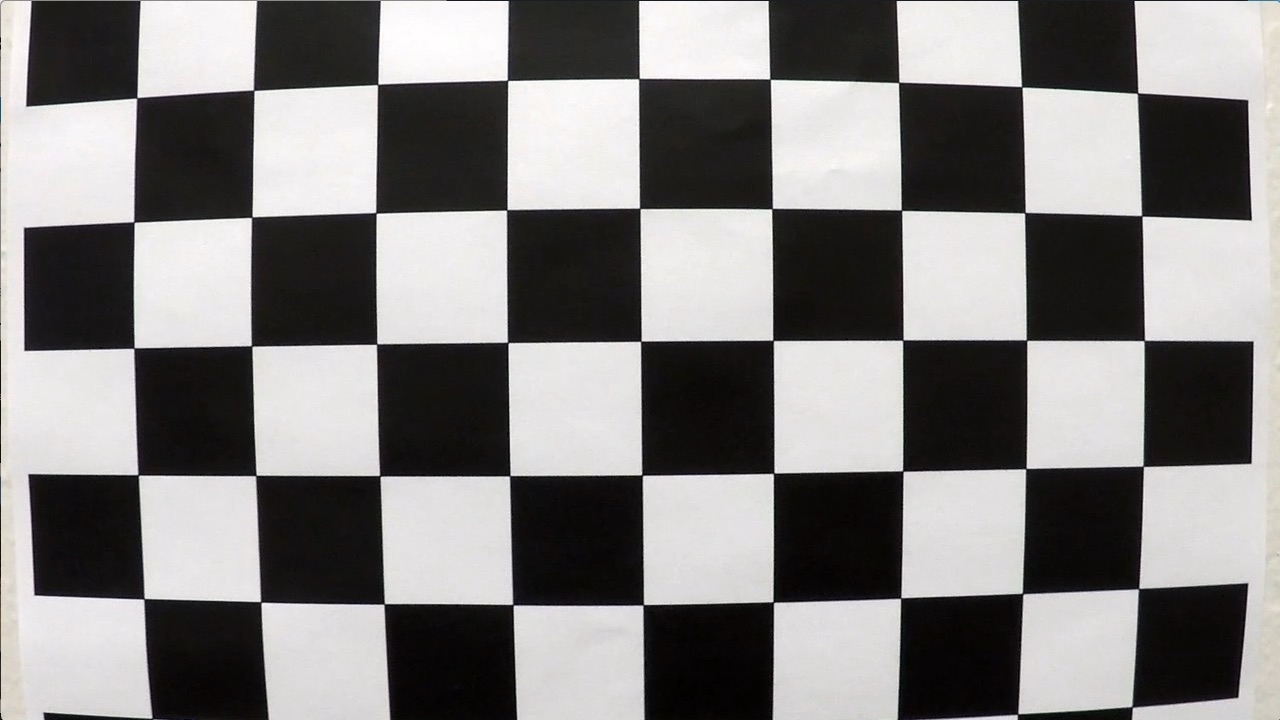
#> input picture camera_cal/calibration1.jpg, 1280 x 720 px; its folder holds only this picture in this run
$ jupyter execute --allow-errors Lane_Finding.ipynb   (shell and % lines are left out)   (older library calls are emulated)
#> lines starting #> are read from the running program, lines starting #| are printed output that depends on the picture; after the words box and inside, x2 and y2 are one past the last pixel; in counts of white or black regions, pixels touching at a corner belong together
# Camera calibration

[cell 1]
import numpy as np
import cv2
import glob
import matplotlib.pyplot as plt
import pickle

# prepare object points, like (0,0,0), (1,0,0), (2,0,0) ....,(6,5,0)
nx = 9
ny = 6
objp = np.zeros((nx*ny,3), np.float32)
objp[:,:2] = np.mgrid[0:nx, 0:ny].T.reshape(-1,2)

# Arrays to store object points and image points from all the images.
objpoints = [] # 3d points in real world space
imgpoints = [] # 2d points in image plane.

# Make a list of calibration images
images = glob.glob('camera_cal/calibration*.jpg')

# Step through the list and search for chessboard corners
for idx, fname in enumerate(images):
    img = cv2.imread(fname)
#> img is the input picture: shape (720, 1280, 3); mean B, G, R 127.8, 128.4, 130.1
    gray = cv2.cvtColor(img, cv2.COLOR_BGR2GRAY)

    # Find the chessboard corners
    ret, corners = cv2.findChessboardCorners(gray, (nx,ny), None)
#> ret = False; corners = None

    # If found, add object points, image points
    if ret == True:
        objpoints.append(objp)
        imgpoints.append(corners)

        # Draw and display the corners
        cv2.drawChessboardCorners(img, (nx,ny), corners, ret)
        write_name = 'camera_cal/corners_found'+str(idx)+'.jpg'
        cv2.imwrite(write_name, img)
        print("processed "+fname)

# save the parameter for future use
#> (the rest of this cell did not finish here and is left out)

# Setup

[cell 2]
# load modules and files
# setup global variables like file paths
# load camera calibration matrix and distortion coefficients
import pickle
import glob
import numpy as np
import cv2
import matplotlib.pyplot as plt
import matplotlib.image as mpimg
import os
from os.path import join
print("modules loaded")

# load camera calibration matrix and distortion coefficients
# for image undistortion
with open("cal_cam.p", "rb") as file:
#> (reads cal_cam.p from the repository)
    cal_cam = pickle.load(file)
    ret = cal_cam['ret']
    mtx = cal_cam['mtx']
    dist = cal_cam['dist']
    rvecs = cal_cam['rvecs']
    tvecs = cal_cam['tvecs']

print("finished")

# Distortion correction

[cell 3]
# input a image
# output undistorted image
def distortion_correction(img, mtx, dist):
    undist = cv2.undistort(img, mtx, dist, None, mtx)
    return undist

print("finish")

[cell 4]
# test case
images = glob.glob('test_images/test*.jpg')
for idx, fname in enumerate(images):
    img = cv2.imread(fname)
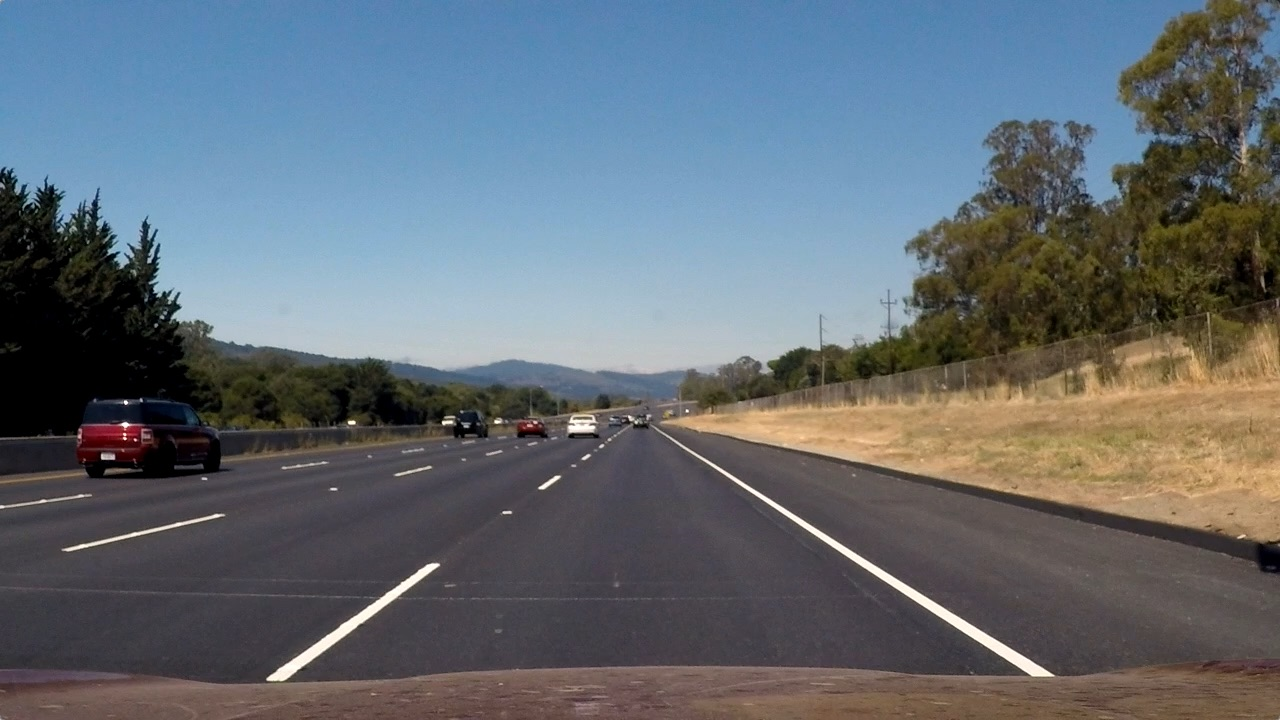
#> input picture test_images/test08.jpg, 1280 x 720 px
#> img is the input picture: shape (720, 1280, 3); mean B, G, R 115.1, 107.7, 99.4
    print("processing "+fname)
    wname = "test_images/undist_"+str(idx+1)+".jpg"
    undist = distortion_correction(img, mtx, dist)
    cv2.imwrite(wname, undist)

# Perspective transform

[cell 5]
# input a color or gray scale image of the road (1280*720)
# output the bird_view the road, for finding lane line
# if reverse = True, it converts bird view image back to original perspective
def warper(img, reverse = False):
    xsize = img.shape[1]
    ysize = img.shape[0]

    # set up box boundary
    xmid = xsize/2 # middle point
    upper_margin = 85 # upper width
    lower_margin = 490 # lower width
    upper_bound = 460 # upper value of y
    lower_bound = 670 # bottom value of y
    dst_margin = 450 # bird view width

    # source points
    p1_src = [xmid - lower_margin, lower_bound]
    p2_src = [xmid - upper_margin, upper_bound]
    p3_src = [xmid + upper_margin, upper_bound]
    p4_src = [xmid + lower_margin,lower_bound]
    src = np.array([p1_src, p2_src, p3_src, p4_src], dtype=np.float32)

    # distination points
    p1_dst = [xmid - dst_margin, ysize]
    p2_dst = [xmid - dst_margin, 0]
    p3_dst = [xmid + dst_margin, 0]
    p4_dst = [xmid + dst_margin, ysize]
    dst = np.array([p1_dst, p2_dst, p3_dst, p4_dst], dtype=np.float32)

    if(not reverse):
        # if we need to change to bird view
        # given src and dst points, calculate the perspective transform matrix
        M = cv2.getPerspectiveTransform(src, dst)
    else:
        # else switch src and dst, change back from bird view
        M = cv2.getPerspectiveTransform(dst, src)
    # Warp the image using OpenCV warpPerspective()
    warped = cv2.warpPerspective(img, M, (img.shape[1], img.shape[0]), cv2.INTER_LINEAR)
    return warped

print("loaded")

[cell 6]
# test case
img = mpimg.imread("test_images/test08.jpg")
print("image shape: ", img.shape)
#| image shape:  (720, 1280, 3)

xsize = img.shape[1]
#> xsize = 1280
ysize = img.shape[0]
#> ysize = 720

xmid = xsize/2
#> xmid = 640
upper_margin = 85
lower_margin = 490
upper_bound = 460
lower_bound = 670
dst_margin = 450

p1_src = [xmid - lower_margin, lower_bound]
#> p1_src = [150, 670]
p2_src = [xmid - upper_margin, upper_bound]
#> p2_src = [555, 460]
p3_src = [xmid + upper_margin, upper_bound]
#> p3_src = [725, 460]
p4_src = [xmid + lower_margin,lower_bound]
#> p4_src = [1130, 670]
src = np.array([p1_src, p2_src, p3_src, p4_src], dtype=np.float32)
src_draw = np.array([p1_src, p2_src, p3_src, p4_src], dtype=np.int32)

p1_dst = [xmid - dst_margin, ysize]
#> p1_dst = [190, 720]
p2_dst = [xmid - dst_margin, 0]
#> p2_dst = [190, 0]
p3_dst = [xmid + dst_margin, 0]
p4_dst = [xmid + dst_margin, ysize]
dst = np.array([p1_dst, p2_dst, p3_dst, p4_dst], dtype=np.float32)
dst_draw = np.array([p1_dst, p2_dst, p3_dst, p4_dst], dtype=np.int32)

src_draw = src_draw.reshape((-1,1,2))
dst_draw = dst_draw.reshape((-1,1,2))

undist = distortion_correction(img, mtx, dist)
warped = warper(undist)

cv2.polylines(undist,[src_draw],True,(0,255,255),thickness=5)
#> undist: shape (720, 1280, 3); mean R, G, B 99.1, 111.9, 119.5
cv2.polylines(warped,[dst_draw],True,(0,255,255),thickness=5)
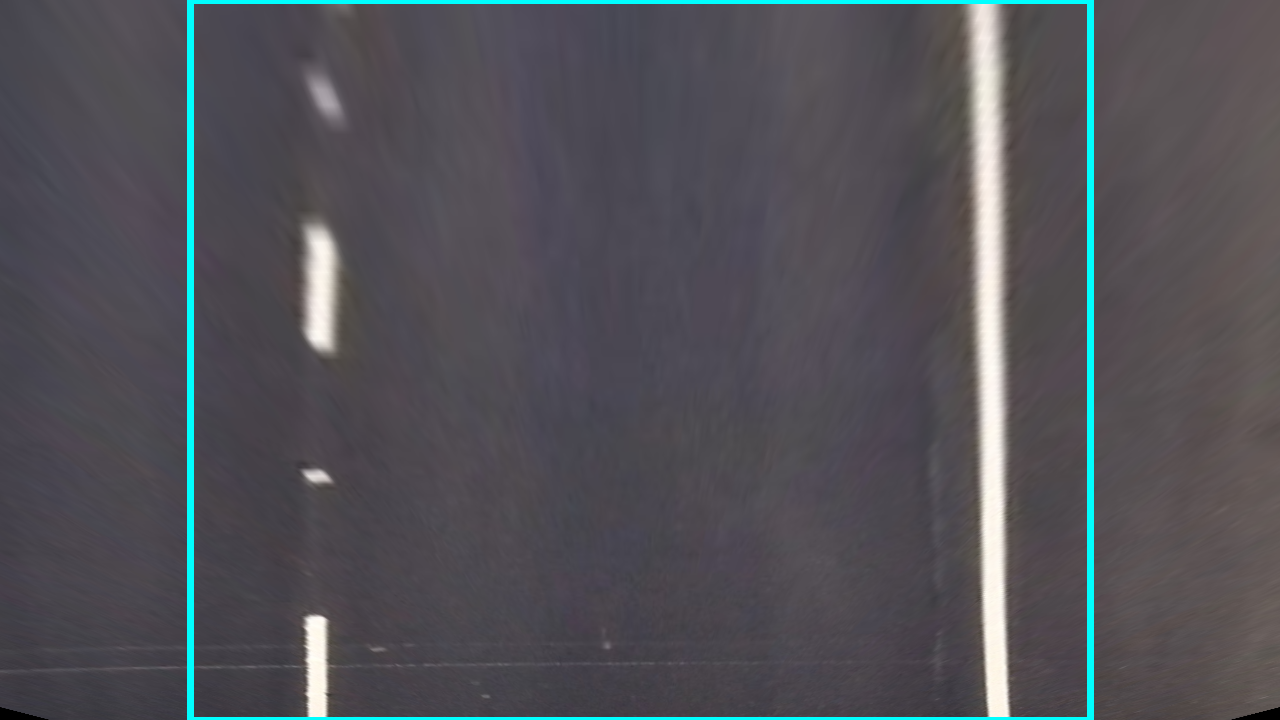
#> warped: shape (720, 1280, 3); mean R, G, B 81.7, 81.5, 87.3

# Plot the result
f, (ax1, ax2) = plt.subplots(1, 2, figsize=(24, 9))
f.tight_layout()

ax1.imshow(undist)
ax1.set_title('Undistorted Image', fontsize=40)

ax2.imshow(warped)
ax2.set_title('Warped image', fontsize=40)
plt.subplots_adjust(left=0., right=1, top=0.9, bottom=0.)


images = glob.glob('test_images/test*.jpg')
for idx, fname in enumerate(images):
    img = cv2.imread(fname)
    print("processing "+fname)
    wname = "test_images/warped_"+str(idx+1)+".jpg"
    undist = distortion_correction(img, mtx, dist)
    warped = warper(undist)
    cv2.imwrite(wname, warped)

print("finished")

# Color threshold

[cell 7]
# find white lane line in the bird view image
# convert to HSV and threshold the image
# assume BGR color space input
def white_lane_line(img):
    img = np.copy(img)
    hsv = cv2.cvtColor(img, cv2.COLOR_BGR2HSV) # convert to HSV color space
#> hsv: shape (720, 1280, 3); mean H, S, V 126.7, 24.6, 86.2
    # 3 different threshold for different lighting condition
    # high light , color = B, used in normal light condition
    lower_1 = np.array([0, 0, 200])
    upper_1 = np.array([255, 25, 255])
    # high light , color = G, not used, saved for future experiment
    lower_2 = np.array([0, 0, 200])
    upper_2 = np.array([255, 25, 255])
    # low h low s low v , color = R, used in low light condition
    lower_3 = np.array([0, 0, 170])
    upper_3 = np.array([255, 20, 190])
    white_1 = cv2.inRange(hsv, lower_1, upper_1)
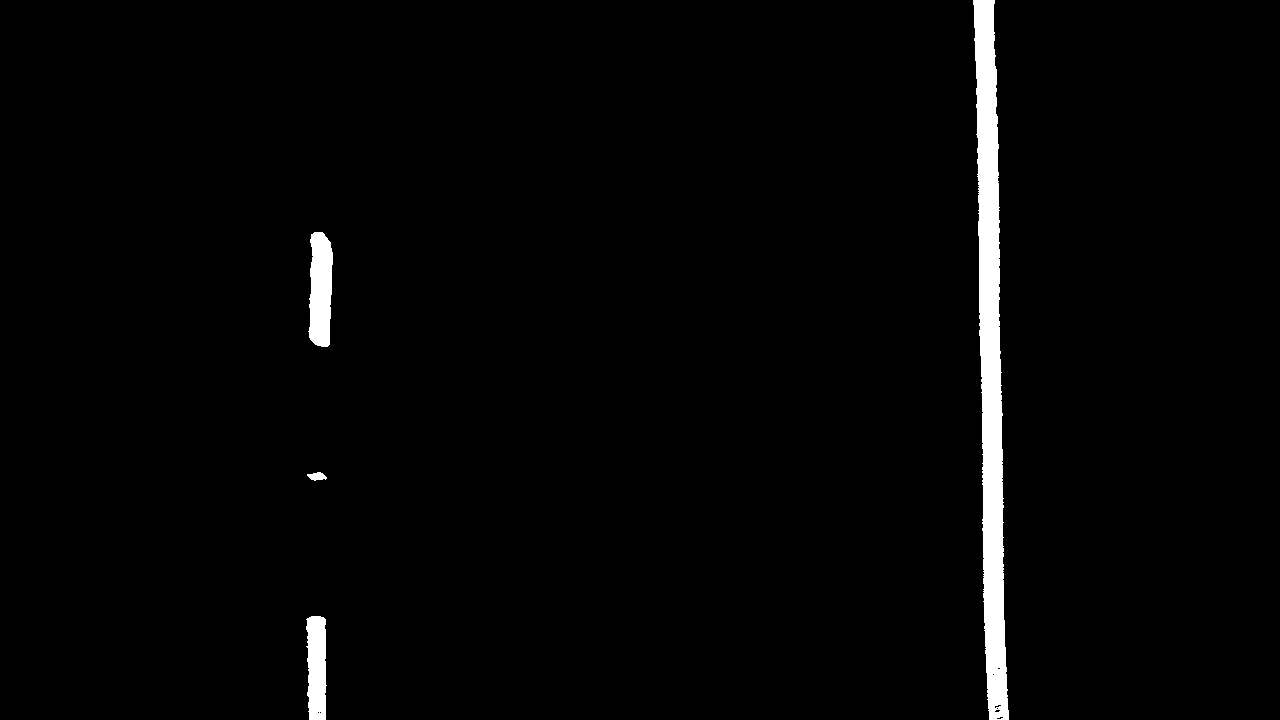
#> white_1: shape (720, 1280); 2% white; 4 white regions, box (x1, y1, x2, y2) and area: (973, 0, 1009, 720) 14573, (308, 232, 333, 347) 2312, (306, 616, 327, 720) 1862, (307, 472, 327, 481) 117
    white_2 = cv2.inRange(hsv, lower_2, upper_2)
    white_3 = cv2.inRange(hsv, lower_3, upper_3)
#> white_3: shape (720, 1280); 0.16% white in thin lines or dots, all inside (x1, y1, x2, y2) = (305, 0, 1010, 720)
#     print("# pixel at w 1: ", len(white_1.nonzero()[0]))
#     print("# pixel at w 2: ", len(white_2.nonzero()[0]))
#     print("# pixel at w 3: ", len(white_3.nonzero()[0]))
    if(len(white_1.nonzero()[0]) > 4000):
#         print("strong white pixel at level 1")
        white_3 = np.zeros_like(white_1)
    if(len(white_2.nonzero()[0]) > 40000): # too much false detection
#         print("too much white pixel at level 2")
        white_2 = np.zeros_like(white_1)
    if(len(white_3.nonzero()[0]) > 40000): # too much false detection
#         print("too much white pixel at level 3")
        white_3 = np.zeros_like(white_1)

    return white_1, white_2, white_3


print("loaded")

[cell 8]
# test case
images = glob.glob('test_images/test*.jpg')
for idx, fname in enumerate(images):
    img = cv2.imread(fname)
    print("processing "+fname)
    wname = "test_images/white_thresh_"+str(idx+1)+".jpg"
    undist = distortion_correction(img, mtx, dist)
    warped = warper(undist)
    white_1, white_2, white_3 = white_lane_line(warped)
#> white_3: shape (720, 1280); every value is 0
    result = np.zeros_like(warped)
    result[:,:,0] = white_1
    result[:,:,1] = white_2
#> result: shape (720, 1280, 3); mean of channels 0, 1, 2 5.2, 5.2, 0
    result[:,:,2] = white_3
    cv2.imwrite(wname, result)

print("finished")

[cell 9]
# find yellow lane line in the bird view image
# convert to HSV and threshold the image
# assume BGR color space input
def yellow_lane_line(img):
    img = np.copy(img)
    hsv = cv2.cvtColor(img, cv2.COLOR_BGR2HSV).astype(np.float) # convert to HSV color space
    # color = B, high s high v, used in normal light condition
    lower_1 = np.array([ 0, 100, 100])
    upper_1 = np.array([ 50, 255, 255])
    # color = G, low s low v, used in low light condition
    lower_2 = np.array([ 10, 35, 100])
    upper_2 = np.array([ 40, 80, 180])
    # color = R, low s high v, used in extreme high light condition
    lower_3 = np.array([ 15, 30, 150])
    upper_3 = np.array([ 45, 80, 255])
    yellow_1 = cv2.inRange(hsv, lower_1, upper_1)
    yellow_2 = cv2.inRange(hsv, lower_2, upper_2)
#> yellow_2: shape (720, 1280); 0.12% white; 79 white regions (70 under 20 px), largest, box (x1, y1, x2, y2) and area: (968, 185, 975, 256) 261, (960, 0, 969, 63) 227, (1260, 595, 1280, 610) 94
    yellow_3 = cv2.inRange(hsv, lower_3, upper_3)
#> yellow_3: shape (720, 1280); 0% white in thin lines or dots, all inside (x1, y1, x2, y2) = (327, 290, 1008, 720)
#     print("# pixel at y 1: ", len(yellow_1.nonzero()[0]))
#     print("# pixel at y 2: ", len(yellow_2.nonzero()[0]))
#     print("# pixel at y 3: ", len(yellow_3.nonzero()[0]))
    if(len(yellow_1.nonzero()[0]) > 30000):
#         print("string yellow")
        yellow_2 = np.zeros_like(yellow_1)
        yellow_3 = np.zeros_like(yellow_1)
    if(len(yellow_2.nonzero()[0]) > 30000):
#         print("too many y 2")
        yellow_2 = np.zeros_like(yellow_1)
    if(len(yellow_3.nonzero()[0]) > 30000):
#         print("too many y 3")
        yellow_3 = np.zeros_like(yellow_1)
    return yellow_1, yellow_2, yellow_3

print("loaded")

[cell 10]
# test case
images = glob.glob('test_images/test*.jpg')
for idx, fname in enumerate(images):
    img = cv2.imread(fname)
    print("processing "+fname)
    wname = "test_images/yellow_thresh_"+str(idx+1)+".jpg"
    undist = distortion_correction(img, mtx, dist)
    warped = warper(undist)
    yellow_1, yellow_2, yellow_3 = yellow_lane_line(warped)
    result = np.zeros_like(undist)
    result[:,:,0] = yellow_1
#> result: shape (720, 1280, 3); every value is 0
    result[:,:,1] = yellow_2
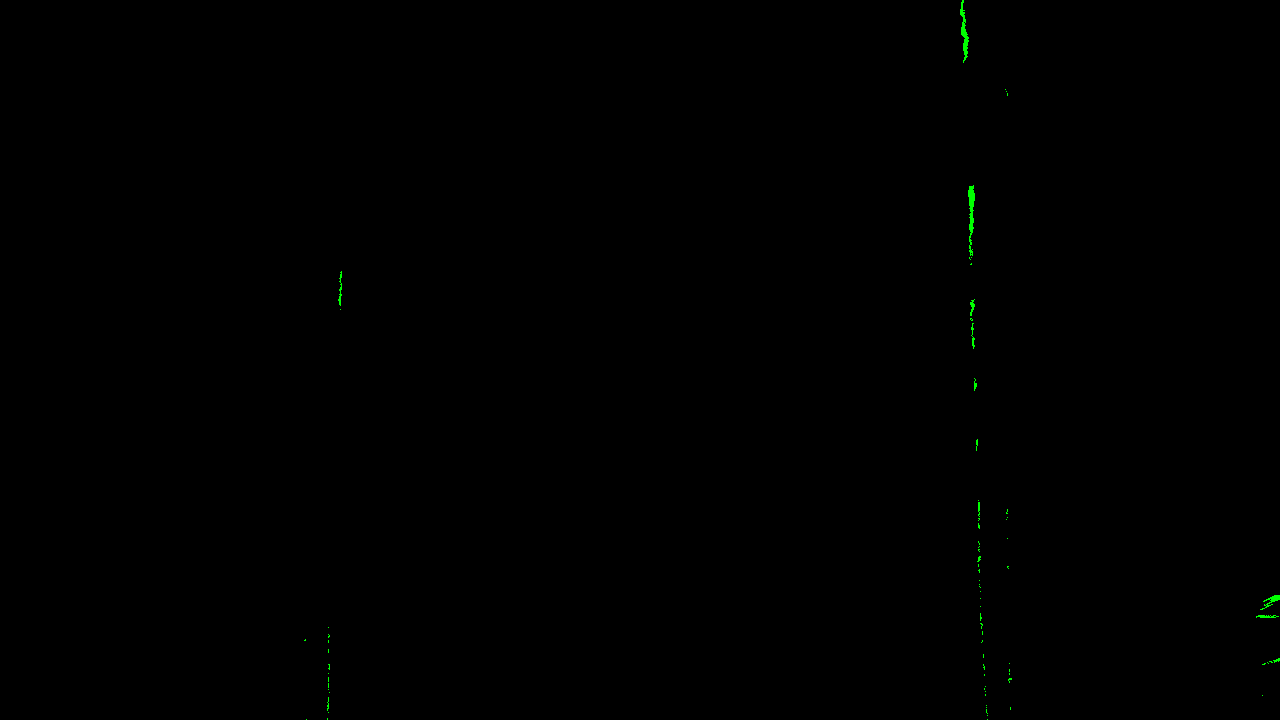
#> result: shape (720, 1280, 3); mean of channels 0, 1, 2 0, 0.3, 0; drawn as B, G, R
    result[:,:,2] = yellow_3
#> result: shape (720, 1280, 3); under 0.01% of pixels changed, all inside (x1, y1, x2, y2) = (327, 290, 1008, 720)
    cv2.imwrite(wname, result)

print("finished")
